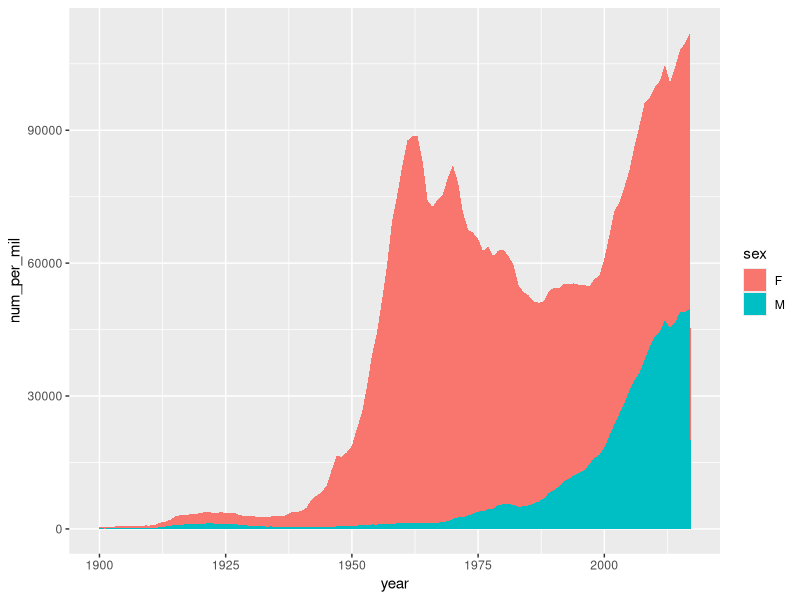

This figure's R source:
## ---- chunk 1
#| message: false
library(tidyverse)
## ---- chunk 2
x <- read_csv("data/i_names.csv", show_col_types = FALSE)
## ---- chunk 3
summary(x)
## ---- chunk 4
x |>
  summarize(num_per_mil = sum(n),
              .by = c(year, sex)) |>
  filter (year >= 1900) |>
ggplot(aes(x=year, y = num_per_mil, group= sex, fill = sex)) +
  geom_area()
  
